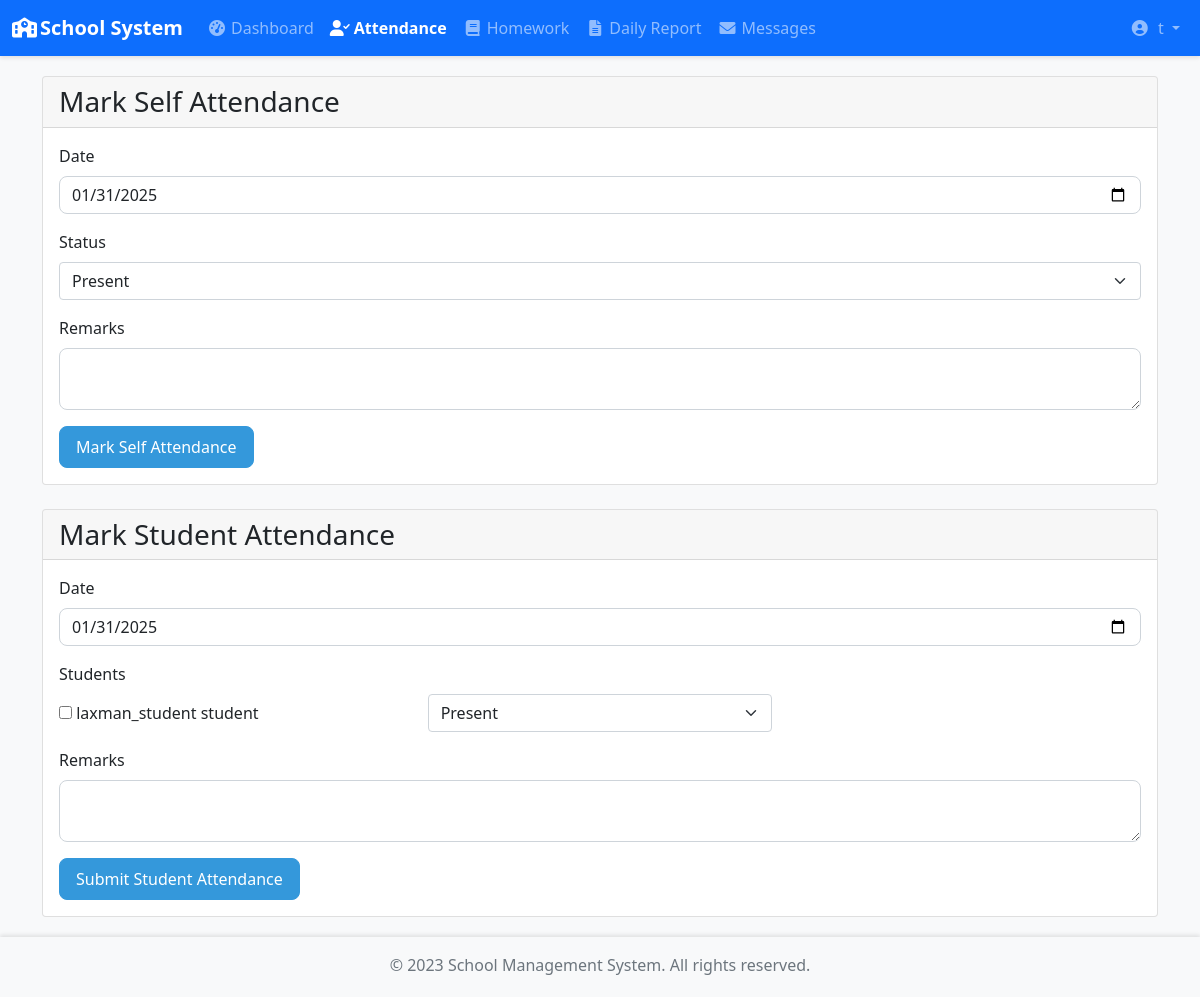
Page /teacher/attendance (signed in) on the earlier database version.
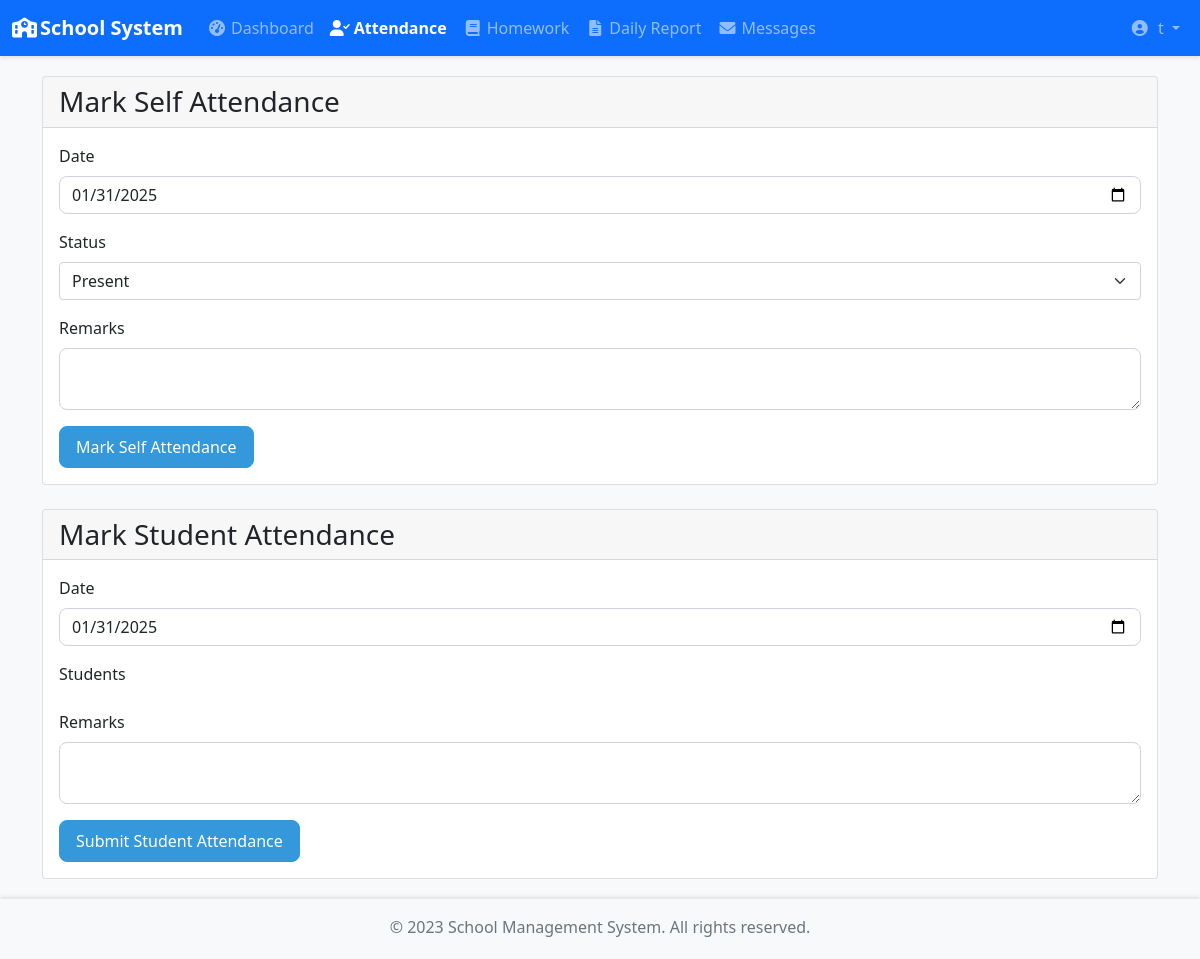
Same page on the later database version.
### app/models/user.py (models this page shows, shortened)
class User(UserMixin, db.Model):
    id = db.Column(db.Integer, primary_key=True)
    username = db.Column(db.String(64), unique=True, nullable=False)
    email = db.Column(db.String(120), unique=True, nullable=False)
    password_hash = db.Column(db.String(128))
    role = db.Column(db.String(20), nullable=False)  # 'admin', 'teacher', 'student'
    created_at = db.Column(db.DateTime, default=datetime.utcnow)
    is_active = db.Column(db.Boolean, default=True)
    first_name = db.Column(db.String(64))
    last_name = db.Column(db.String(64))

### app/blueprints/teacher.py (the view, shortened to what this page needs)
@teacher.route('/teacher/attendance', methods=['GET', 'POST'])
@login_required
@teacher_required
def attendance():
    students = User.query.filter_by(role='student').all()
    today = date.today()
    existing_attendance = Attendance.query.filter_by(date=today).all()
    attendance_dict = {att.user_id: att.status for att in existing_attendance}
    return render_template('teacher/attendance.html',
                         students=students,
                         attendance_dict=attendance_dict,
                         today=today)

### app/blueprints/teacher.py (called while the page is built)
def teacher_required(f):
    @wraps(f)
    def decorated_function(*args, **kwargs):
        if not current_user.is_authenticated or current_user.role != 'teacher':
            flash('You need to be a teacher to access this page.', 'danger')
            return redirect(url_for('auth.login'))
        return f(*args, **kwargs)
    return decorated_function

### app/templates/teacher/attendance.html (shortened to what this page needs)
{% extends "base.html" %}
{% block content %}
<div class="container">
    <div class="card mb-4">
        <div class="card-header">
            <h3 class="mb-0">Mark Self Attendance</h3>
        </div>
        <div class="card-body">
            <form method="POST">
                <div class="mb-3">
                    <label class="form-label">Date</label>
                    <input type="date" class="form-control" name="date" value="{{ today }}" required>
                </div>
                <div class="mb-3">
                    <label class="form-label">Status</label>
                    <select class="form-select" name="status" required>
                        <option value="present">Present</option>
                    </select>
                </div>
                <div class="mb-3">
                    <label class="form-label">Remarks</label>
                    <textarea class="form-control" name="remarks"></textarea>
                </div>
                <button type="submit" name="mark_self_attendance" class="btn btn-primary">Mark Self Attendance</button>
            </form>
        </div>
    </div>
    <div class="card">
        <div class="card-header">
            <h3 class="mb-0">Mark Student Attendance</h3>
        </div>
        <div class="card-body">
            <form method="POST">
                <div class="mb-3">
                    <label class="form-label">Date</label>
                    <input type="date" class="form-control" name="date" value="{{ today }}" required>
                </div>
                <div class="mb-3">
                    <label class="form-label">Students</label>
                    {% for student in students %}
                    <div class="row mb-2 align-items-center">
                        <div class="col-md-4">
                            <input type="checkbox" name="students" value="{{ student.id }}" id="student{{ student.id }}">
                            <label for="student{{ student.id }}">
                                {{ student.first_name }} {{ student.last_name }}
                            </label>
                        </div>
                        <div class="col-md-4">
                            <select class="form-select" name="status_{{ student.id }}">
                                <option value="present" {% if attendance_dict.get(student.id) == 'present' %}selected{% endif %}>Present</option>
                            </select>
                        </div>
                    </div>
                    {% endfor %}
                </div>
                <div class="mb-3">
                    <label class="form-label">Remarks</label>
                    <textarea class="form-control" name="remarks"></textarea>
                </div>
                <button type="submit" class="btn btn-primary">Submit Student Attendance</button>
            </form>
        </div>
    </div>
</div>
{% endblock %}

### app/templates/base.html (shortened to what this page needs)
<!DOCTYPE html>
<html lang="en">
<head>
    <link href="https://cdn.jsdelivr.net/npm/bootstrap@5.1.3/dist/css/bootstrap.min.css" rel="stylesheet">
    <link rel="stylesheet" href="https://cdnjs.cloudflare.com/ajax/libs/font-awesome/6.0.0/css/all.min.css">
    <link rel="stylesheet" href="{{ url_for('static', filename='css/base.css') }}">
    {% if current_user.is_authenticated %}
        {% if current_user.role == 'admin' %}
            <link rel="stylesheet" href="{{ url_for('static', filename='css/admin.css') }}">
        {% elif current_user.role == 'teacher' %}
            <link rel="stylesheet" href="{{ url_for('static', filename='css/teacher.css') }}">
        {% elif current_user.role == 'student' %}
            <link rel="stylesheet" href="{{ url_for('static', filename='css/student.css') }}">
        {% endif %}
    {% endif %}
</head>
<body>
    <nav class="navbar navbar-expand-lg navbar-dark bg-primary fixed-top">
        <div class="container-fluid">
            <a class="navbar-brand" href="#">
                <i class="fas fa-school me-2"></i>School System
            </a>
            <div class="collapse navbar-collapse" id="navbarNav">
                {% if current_user.is_authenticated %}
                    {% if current_user.role == 'admin' %}
                        <ul class="navbar-nav me-auto">
                            <li class="nav-item">
                                <a class="nav-link {% if request.endpoint == 'admin.dashboard' %}active{% endif %}"
                                   href="{{ url_for('admin.dashboard') }}">
                                    <i class="fas fa-tachometer-alt me-1"></i>Dashboard
                                </a>
                            </li>
                            <li class="nav-item">
                                <a class="nav-link {% if request.endpoint == 'admin.reports' %}active{% endif %}"
                                   href="{{ url_for('admin.view_reports') }}">
                                    <i class="fas fa-file-alt me-1"></i>Reports
                                </a>
                            </li>
                            <li class="nav-item">
                                <a class="nav-link {% if request.endpoint == 'admin.assignments' %}active{% endif %}"
                                   href="{{ url_for('admin.assignments') }}">
                                    <i class="fas fa-tasks me-1"></i>Assignments
                                </a>
                            </li>
                            <li class="nav-item">
                                <a class="nav-link {% if request.endpoint == 'admin.messages' %}active{% endif %}"
                                   href="{{ url_for('admin.messages') }}">
                                    <i class="fas fa-envelope me-1"></i>Messages
                                </a>
                            <li class="nav-item">
                               <a class="nav-link {% if request.endpoint == 'admin.view_attendance' %}active{% endif %}"
                               href="{{ url_for('admin.view_attendance') }}">
                                <i class="fas fa-user-check me-1"></i>Attendance
                                </a>
                            </li>
                                </li>
                        </ul>
                    {% elif current_user.role == 'teacher' %}
                        <ul class="navbar-nav me-auto">
                            <li class="nav-item">
                                <a class="nav-link {% if request.endpoint == 'teacher.dashboard' %}active{% endif %}"
                                   href="{{ url_for('teacher.dashboard') }}">
                                    <i class="fas fa-tachometer-alt me-1"></i>Dashboard
                                </a>
                            </li>
                            <li class="nav-item">
                                <a class="nav-link {% if request.endpoint == 'teacher.attendance' %}active{% endif %}"
                                   href="{{ url_for('teacher.attendance') }}">
                                    <i class="fas fa-user-check me-1"></i>Attendance
                                </a>
                            </li>
                            <li class="nav-item">
                                <a class="nav-link {% if request.endpoint == 'teacher.homework' %}active{% endif %}"
                                   href="{{ url_for('teacher.homework') }}">
                                    <i class="fas fa-book me-1"></i>Homework
                                </a>
                            </li>
                            <li class="nav-item">
                                <a class="nav-link {% if request.endpoint == 'teacher.daily_report' %}active{% endif %}"
                                   href="{{ url_for('teacher.daily_report') }}">
                                    <i class="fas fa-file-alt me-1"></i>Daily Report
                                </a>
                            </li>
                            <li class="nav-item">
                                <a class="nav-link {% if request.endpoint == 'teacher.messages' %}active{% endif %}"
                                   href="{{ url_for('teacher.messages') }}">
                                    <i class="fas fa-envelope me-1"></i>Messages
                                </a>
                            </li>
                        </ul>
                    {% endif %}
                    <ul class="navbar-nav ms-auto">
                        <li class="nav-item dropdown">
                            <a class="nav-link dropdown-toggle" href="#" id="navbarDropdown"
                               data-bs-toggle="dropdown">
                                <i class="fas fa-user-circle me-1"></i>
                                {{ current_user.first_name }}
                            </a>
                        </li>
                    </ul>
                {% endif %}
            </div>
        </div>
    </nav>
    <main class="content-wrapper">
        {% block content %}{% endblock %}
    </main>
    <footer class="footer mt-auto py-3 bg-light">
        <div class="container text-center">
            <span class="text-muted">© 2023 School Management System. All rights reserved.</span>
        </div>
    </footer>
</body>
</html>

### app/static/css/base.css (style rules this page uses)
:root { --navbar-height: 56px; --footer-height: 60px; }
body { min-height: 100vh; display: flex; flex-direction: column; padding-top: var(--navbar-height); }
.content-wrapper { flex: 1; padding: 20px; background-color: #f8f9fa; }
.navbar { box-shadow: 0 2px 4px rgba(0,0,0,0.1); }
.navbar-brand { font-weight: 600; }
.nav-link { padding: 0.5rem 1rem; transition: color 0.2s; }
.nav-link.active { font-weight: 600; }
.footer { box-shadow: 0 -2px 4px rgba(0,0,0,0.1); height: var(--footer-height); }
.fas { width: 20px; text-align: center; }

### app/static/css/teacher.css (style rules this page uses)
.form-control { border-radius: 8px; }
.btn { border-radius: 8px; padding: 8px 16px; }
.btn-primary { background-color: #3498db; border-color: #3498db; }

Differences in the rows shown:
removed User: first_name "laxman_student", last_name "student", id "Present"
